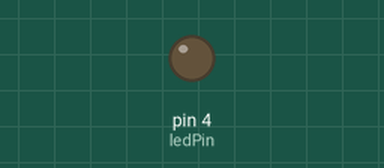
Recording of a sketch running on a simulated Arduino Uno, built with avr-gcc and run on an emulated ATmega328P. Parts: output pins drawn as LEDs (lit = HIGH).

Above: at 0.5 s.
At 5.0 s:
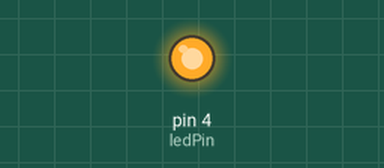
Timing chart, 0 to 6.9 s (numbered marks = the images above):
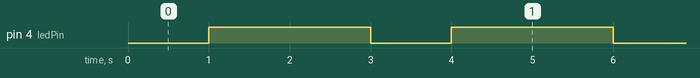

The sketch:

test_node_mcu.ino
```cpp
// LED pin
int ledPin = 4;
void setup() {
  pinMode(ledPin, OUTPUT);
}
void loop() {
  // OFF
  digitalWrite(ledPin, LOW);
  delay(1000);
  // ON
  digitalWrite(ledPin, HIGH);
  delay(2000);
}
```

Measured:
- by itself, pin 4 (ledPin): alternates HIGH for 2.0 s and LOW for 1.0 s
